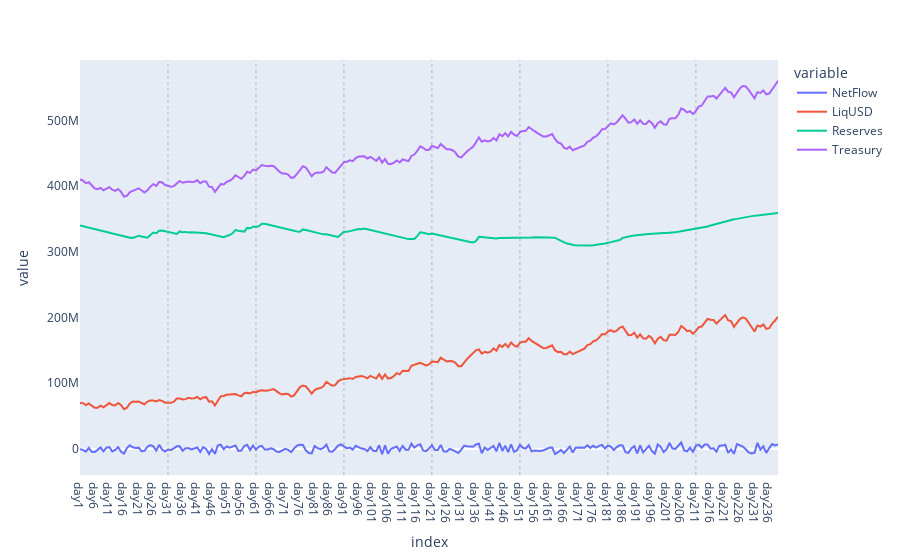
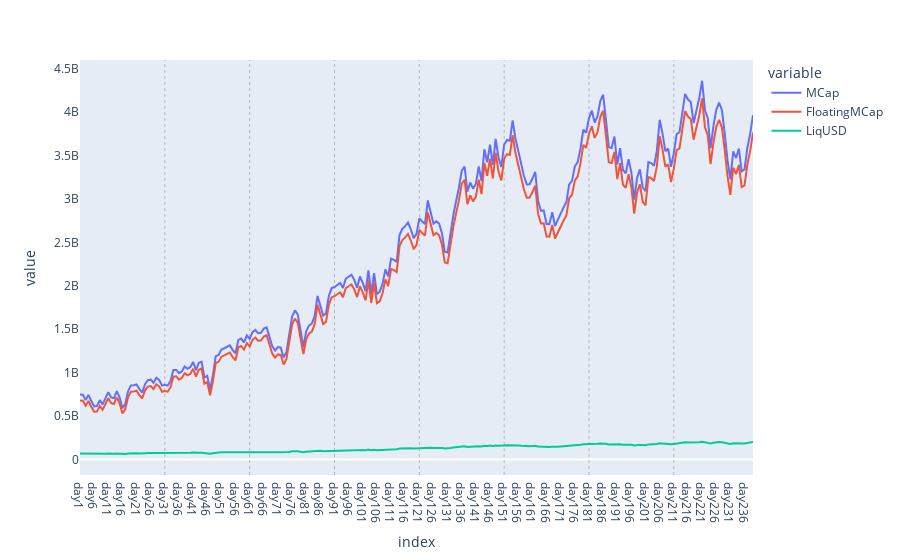
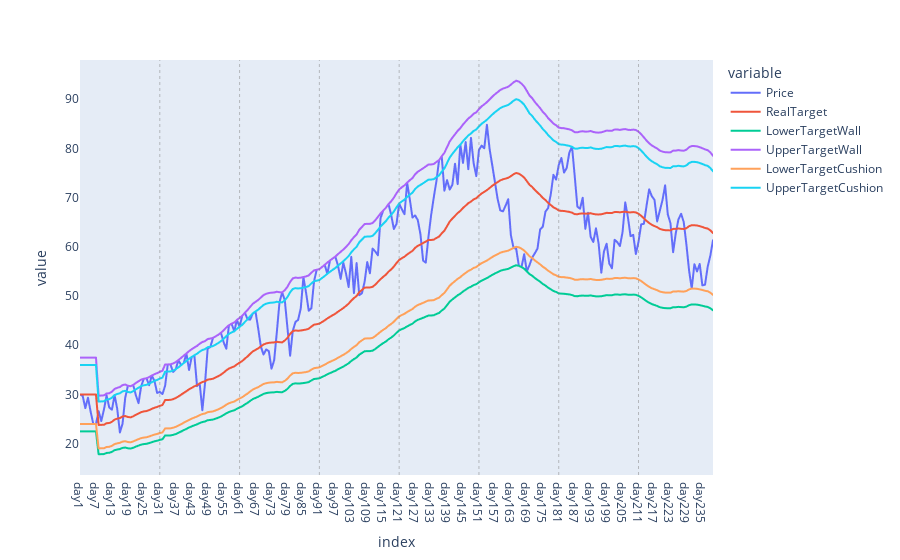
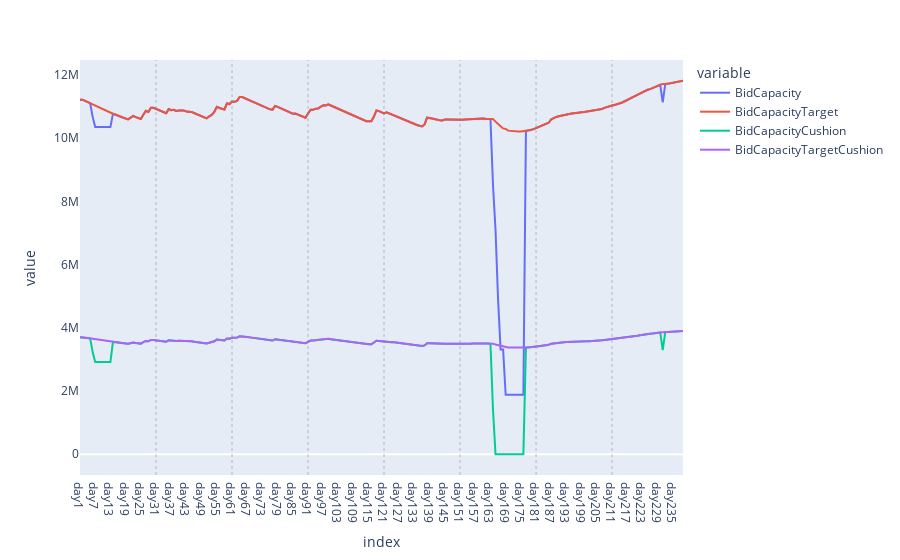

The cell these charts' notebook holds for them, in order:
### Code cell
# Plot multivariable charts

fig = df[['NetFlow', 'LiqUSD', 'Reserves', 'Treasury']].plot()
fig.layout.update(xaxis=dict(showgrid=False), yaxis=dict(showgrid=False))
for i in range (params.short_cycle, params.horizon, params.short_cycle):
    fig.add_vline(x=i, line_width=0.5, line_dash="dot", line_color="grey")
fig.show()


fig1 = df[['MCap','FloatingMCap', 'LiqUSD']].plot()
fig1.layout.update(xaxis=dict(showgrid=False), yaxis=dict(showgrid=False))
for i in range (params.short_cycle, params.horizon, params.short_cycle):
    fig1.add_vline(x=i, line_width=0.5, line_dash="dot", line_color="grey")
fig1.show()


fig2 = df[['Price','RealTarget', 'LowerTargetWall', 'UpperTargetWall', 'LowerTargetCushion', 'UpperTargetCushion']].plot()
fig2.layout.update(xaxis=dict(showgrid=False), yaxis=dict(showgrid=False))
for i in range (params.short_cycle, params.horizon, params.short_cycle):
    fig2.add_vline(x=i, line_width=0.5, line_dash="dot", line_color="grey")
fig2.show()


fig3 = guidance_df[['BidCapacity', 'BidCapacityTarget', 'BidCapacityCushion', 'BidCapacityTargetCushion']].plot()
fig3.layout.update(xaxis=dict(showgrid=False), yaxis=dict(showgrid=False))
for i in range (params.short_cycle, params.horizon, params.short_cycle):
    fig3.add_vline(x=i, line_width=0.5, line_dash="dot", line_color="grey")
fig3.show()

fig3b = guidance_df[['BidCount']].plot()
fig3b.layout.update(xaxis=dict(showgrid=False), yaxis=dict(showgrid=False))
for i in range (params.short_cycle, params.horizon, params.short_cycle):
    fig3b.add_vline(x=i, line_width=0.5, line_dash="dot", line_color="grey")
    fig3b.add_hline(y=params.min_counter_reinstate, line_width=0.5, line_dash="dash", line_color="grey")
fig3b.show()

fig2.show()
fig4 = guidance_df[['AskCapacity', 'AskCapacityTarget', 'AskCapacityCushion', 'AskCapacityTargetCushion']].plot()
fig4.layout.update(xaxis=dict(showgrid=False), yaxis=dict(showgrid=False))
for i in range (params.short_cycle, params.horizon, params.short_cycle):
    fig4.add_vline(x=i, line_width=0.5, line_dash="dot", line_color="grey")
fig4.show()

fig4b = guidance_df[['AskCount']].plot()
fig4b.layout.update(xaxis=dict(showgrid=False), yaxis=dict(showgrid=False))
for i in range (params.short_cycle, params.horizon, params.short_cycle):
    fig4b.add_vline(x=i, line_width=0.5, line_dash="dot", line_color="grey")
    fig4b.add_hline(y=params.min_counter_reinstate, line_width=0.5, line_dash="dash", line_color="grey")
fig4b.show()

fig5 = market_df[['MarketDemand', 'MarketSupply']].plot()
fig5.layout.update(xaxis=dict(showgrid=False), yaxis=dict(showgrid=False))
for i in range (params.short_cycle, params.horizon, params.short_cycle):
    fig5.add_vline(x=i, line_width=0.5, line_dash="dot", line_color="grey")
fig5.show()

### Figure 1 — Plotly figure (JSON) as saved in the notebook; plotly's stock layout.template omitted (floating-point values rounded to 4 significant figures; data arrays with more than 128 entries replaced by an {"elided": "..."} marker saying what was removed)
{"data": [{"hovertemplate": "variable=NetFlow<br>index=%{x}<br>value=%{y}<extra></extra>", "legendgroup": "NetFlow", "line": {"color": "#636efa", "dash": "solid"}, "marker": {"symbol": "circle"}, "mode": "lines", "name": "NetFlow", "orientation": "v", "showlegend": true, "type": "scatter", "x": {"elided": "239 str values"}, "xaxis": "x", "y": {"elided": "239 float values"}, "yaxis": "y"}, {"hovertemplate": "variable=LiqUSD<br>index=%{x}<br>value=%{y}<extra></extra>", "legendgroup": "LiqUSD", "line": {"color": "#EF553B", "dash": "solid"}, "marker": {"symbol": "circle"}, "mode": "lines", "name": "LiqUSD", "orientation": "v", "showlegend": true, "type": "scatter", "x": {"elided": "239 str values"}, "xaxis": "x", "y": {"elided": "239 float values"}, "yaxis": "y"}, {"hovertemplate": "variable=Reserves<br>index=%{x}<br>value=%{y}<extra></extra>", "legendgroup": "Reserves", "line": {"color": "#00cc96", "dash": "solid"}, "marker": {"symbol": "circle"}, "mode": "lines", "name": "Reserves", "orientation": "v", "showlegend": true, "type": "scatter", "x": {"elided": "239 str values"}, "xaxis": "x", "y": {"elided": "239 float values"}, "yaxis": "y"}, {"hovertemplate": "variable=Treasury<br>index=%{x}<br>value=%{y}<extra></extra>", "legendgroup": "Treasury", "line": {"color": "#ab63fa", "dash": "solid"}, "marker": {"symbol": "circle"}, "mode": "lines", "name": "Treasury", "orientation": "v", "showlegend": true, "type": "scatter", "x": {"elided": "239 str values"}, "xaxis": "x", "y": {"elided": "239 float values"}, "yaxis": "y"}], "layout": {"legend": {"title": {"text": "variable"}, "tracegroupgap": 0}, "margin": {"t": 60}, "shapes": [{"line": {"color": "grey", "dash": "dot", "width": 0.5}, "type": "line", "x0": 30, "x1": 30, "xref": "x", "y0": 0, "y1": 1, "yref": "y domain"}, {"line": {"color": "grey", "dash": "dot", "width": 0.5}, "type": "line", "x0": 60, "x1": 60, "xref": "x", "y0": 0, "y1": 1, "yref": "y domain"}, {"line": {"color": "grey", "dash": "dot", "width": 0.5}, "type": "line", "x0": 90, "x1": 90, "xref": "x", "y0": 0, "y1": 1, "yref": "y domain"}, {"line": {"color": "grey", "dash": "dot", "width": 0.5}, "type": "line", "x0": 120, "x1": 120, "xref": "x", "y0": 0, "y1": 1, "yref": "y domain"}, {"line": {"color": "grey", "dash": "dot", "width": 0.5}, "type": "line", "x0": 150, "x1": 150, "xref": "x", "y0": 0, "y1": 1, "yref": "y domain"}, {"line": {"color": "grey", "dash": "dot", "width": 0.5}, "type": "line", "x0": 180, "x1": 180, "xref": "x", "y0": 0, "y1": 1, "yref": "y domain"}, {"line": {"color": "grey", "dash": "dot", "width": 0.5}, "type": "line", "x0": 210, "x1": 210, "xref": "x", "y0": 0, "y1": 1, "yref": "y domain"}], "xaxis": {"anchor": "y", "domain": [0, 1], "showgrid": false, "title": {"text": "index"}}, "yaxis": {"anchor": "x", "domain": [0, 1], "showgrid": false, "title": {"text": "value"}}}}

### Figure 2 — Plotly figure (JSON) as saved in the notebook; plotly's stock layout.template omitted (floating-point values rounded to 4 significant figures; data arrays with more than 128 entries replaced by an {"elided": "..."} marker saying what was removed)
{"data": [{"hovertemplate": "variable=MCap<br>index=%{x}<br>value=%{y}<extra></extra>", "legendgroup": "MCap", "line": {"color": "#636efa", "dash": "solid"}, "marker": {"symbol": "circle"}, "mode": "lines", "name": "MCap", "orientation": "v", "showlegend": true, "type": "scatter", "x": {"elided": "239 str values"}, "xaxis": "x", "y": {"elided": "239 float values"}, "yaxis": "y"}, {"hovertemplate": "variable=FloatingMCap<br>index=%{x}<br>value=%{y}<extra></extra>", "legendgroup": "FloatingMCap", "line": {"color": "#EF553B", "dash": "solid"}, "marker": {"symbol": "circle"}, "mode": "lines", "name": "FloatingMCap", "orientation": "v", "showlegend": true, "type": "scatter", "x": {"elided": "239 str values"}, "xaxis": "x", "y": {"elided": "239 float values"}, "yaxis": "y"}, {"hovertemplate": "variable=LiqUSD<br>index=%{x}<br>value=%{y}<extra></extra>", "legendgroup": "LiqUSD", "line": {"color": "#00cc96", "dash": "solid"}, "marker": {"symbol": "circle"}, "mode": "lines", "name": "LiqUSD", "orientation": "v", "showlegend": true, "type": "scatter", "x": {"elided": "239 str values"}, "xaxis": "x", "y": {"elided": "239 float values"}, "yaxis": "y"}], "layout": {"legend": {"title": {"text": "variable"}, "tracegroupgap": 0}, "margin": {"t": 60}, "shapes": [{"line": {"color": "grey", "dash": "dot", "width": 0.5}, "type": "line", "x0": 30, "x1": 30, "xref": "x", "y0": 0, "y1": 1, "yref": "y domain"}, {"line": {"color": "grey", "dash": "dot", "width": 0.5}, "type": "line", "x0": 60, "x1": 60, "xref": "x", "y0": 0, "y1": 1, "yref": "y domain"}, {"line": {"color": "grey", "dash": "dot", "width": 0.5}, "type": "line", "x0": 90, "x1": 90, "xref": "x", "y0": 0, "y1": 1, "yref": "y domain"}, {"line": {"color": "grey", "dash": "dot", "width": 0.5}, "type": "line", "x0": 120, "x1": 120, "xref": "x", "y0": 0, "y1": 1, "yref": "y domain"}, {"line": {"color": "grey", "dash": "dot", "width": 0.5}, "type": "line", "x0": 150, "x1": 150, "xref": "x", "y0": 0, "y1": 1, "yref": "y domain"}, {"line": {"color": "grey", "dash": "dot", "width": 0.5}, "type": "line", "x0": 180, "x1": 180, "xref": "x", "y0": 0, "y1": 1, "yref": "y domain"}, {"line": {"color": "grey", "dash": "dot", "width": 0.5}, "type": "line", "x0": 210, "x1": 210, "xref": "x", "y0": 0, "y1": 1, "yref": "y domain"}], "xaxis": {"anchor": "y", "domain": [0, 1], "showgrid": false, "title": {"text": "index"}}, "yaxis": {"anchor": "x", "domain": [0, 1], "showgrid": false, "title": {"text": "value"}}}}

### Figure 3 — Plotly figure (JSON) as saved in the notebook; plotly's stock layout.template omitted (floating-point values rounded to 4 significant figures; data arrays with more than 128 entries replaced by an {"elided": "..."} marker saying what was removed)
{"data": [{"hovertemplate": "variable=Price<br>index=%{x}<br>value=%{y}<extra></extra>", "legendgroup": "Price", "line": {"color": "#636efa", "dash": "solid"}, "marker": {"symbol": "circle"}, "mode": "lines", "name": "Price", "showlegend": true, "type": "scattergl", "x": {"elided": "239 str values"}, "xaxis": "x", "y": {"elided": "239 float values"}, "yaxis": "y"}, {"hovertemplate": "variable=RealTarget<br>index=%{x}<br>value=%{y}<extra></extra>", "legendgroup": "RealTarget", "line": {"color": "#EF553B", "dash": "solid"}, "marker": {"symbol": "circle"}, "mode": "lines", "name": "RealTarget", "showlegend": true, "type": "scattergl", "x": {"elided": "239 str values"}, "xaxis": "x", "y": {"elided": "239 float values"}, "yaxis": "y"}, {"hovertemplate": "variable=LowerTargetWall<br>index=%{x}<br>value=%{y}<extra></extra>", "legendgroup": "LowerTargetWall", "line": {"color": "#00cc96", "dash": "solid"}, "marker": {"symbol": "circle"}, "mode": "lines", "name": "LowerTargetWall", "showlegend": true, "type": "scattergl", "x": {"elided": "239 str values"}, "xaxis": "x", "y": {"elided": "239 float values"}, "yaxis": "y"}, {"hovertemplate": "variable=UpperTargetWall<br>index=%{x}<br>value=%{y}<extra></extra>", "legendgroup": "UpperTargetWall", "line": {"color": "#ab63fa", "dash": "solid"}, "marker": {"symbol": "circle"}, "mode": "lines", "name": "UpperTargetWall", "showlegend": true, "type": "scattergl", "x": {"elided": "239 str values"}, "xaxis": "x", "y": {"elided": "239 float values"}, "yaxis": "y"}, {"hovertemplate": "variable=LowerTargetCushion<br>index=%{x}<br>value=%{y}<extra></extra>", "legendgroup": "LowerTargetCushion", "line": {"color": "#FFA15A", "dash": "solid"}, "marker": {"symbol": "circle"}, "mode": "lines", "name": "LowerTargetCushion", "showlegend": true, "type": "scattergl", "x": {"elided": "239 str values"}, "xaxis": "x", "y": {"elided": "239 float values"}, "yaxis": "y"}, {"hovertemplate": "variable=UpperTargetCushion<br>index=%{x}<br>value=%{y}<extra></extra>", "legendgroup": "UpperTargetCushion", "line": {"color": "#19d3f3", "dash": "solid"}, "marker": {"symbol": "circle"}, "mode": "lines", "name": "UpperTargetCushion", "showlegend": true, "type": "scattergl", "x": {"elided": "239 str values"}, "xaxis": "x", "y": {"elided": "239 float values"}, "yaxis": "y"}], "layout": {"legend": {"title": {"text": "variable"}, "tracegroupgap": 0}, "margin": {"t": 60}, "shapes": [{"line": {"color": "grey", "dash": "dot", "width": 0.5}, "type": "line", "x0": 30, "x1": 30, "xref": "x", "y0": 0, "y1": 1, "yref": "y domain"}, {"line": {"color": "grey", "dash": "dot", "width": 0.5}, "type": "line", "x0": 60, "x1": 60, "xref": "x", "y0": 0, "y1": 1, "yref": "y domain"}, {"line": {"color": "grey", "dash": "dot", "width": 0.5}, "type": "line", "x0": 90, "x1": 90, "xref": "x", "y0": 0, "y1": 1, "yref": "y domain"}, {"line": {"color": "grey", "dash": "dot", "width": 0.5}, "type": "line", "x0": 120, "x1": 120, "xref": "x", "y0": 0, "y1": 1, "yref": "y domain"}, {"line": {"color": "grey", "dash": "dot", "width": 0.5}, "type": "line", "x0": 150, "x1": 150, "xref": "x", "y0": 0, "y1": 1, "yref": "y domain"}, {"line": {"color": "grey", "dash": "dot", "width": 0.5}, "type": "line", "x0": 180, "x1": 180, "xref": "x", "y0": 0, "y1": 1, "yref": "y domain"}, {"line": {"color": "grey", "dash": "dot", "width": 0.5}, "type": "line", "x0": 210, "x1": 210, "xref": "x", "y0": 0, "y1": 1, "yref": "y domain"}], "xaxis": {"anchor": "y", "domain": [0, 1], "showgrid": false, "title": {"text": "index"}}, "yaxis": {"anchor": "x", "domain": [0, 1], "showgrid": false, "title": {"text": "value"}}}}

### Figure 4 — Plotly figure (JSON) as saved in the notebook; plotly's stock layout.template omitted (floating-point values rounded to 4 significant figures; data arrays with more than 128 entries replaced by an {"elided": "..."} marker saying what was removed)
{"data": [{"hovertemplate": "variable=BidCapacity<br>index=%{x}<br>value=%{y}<extra></extra>", "legendgroup": "BidCapacity", "line": {"color": "#636efa", "dash": "solid"}, "marker": {"symbol": "circle"}, "mode": "lines", "name": "BidCapacity", "orientation": "v", "showlegend": true, "type": "scatter", "x": {"elided": "239 str values"}, "xaxis": "x", "y": {"elided": "239 float values"}, "yaxis": "y"}, {"hovertemplate": "variable=BidCapacityTarget<br>index=%{x}<br>value=%{y}<extra></extra>", "legendgroup": "BidCapacityTarget", "line": {"color": "#EF553B", "dash": "solid"}, "marker": {"symbol": "circle"}, "mode": "lines", "name": "BidCapacityTarget", "orientation": "v", "showlegend": true, "type": "scatter", "x": {"elided": "239 str values"}, "xaxis": "x", "y": {"elided": "239 float values"}, "yaxis": "y"}, {"hovertemplate": "variable=BidCapacityCushion<br>index=%{x}<br>value=%{y}<extra></extra>", "legendgroup": "BidCapacityCushion", "line": {"color": "#00cc96", "dash": "solid"}, "marker": {"symbol": "circle"}, "mode": "lines", "name": "BidCapacityCushion", "orientation": "v", "showlegend": true, "type": "scatter", "x": {"elided": "239 str values"}, "xaxis": "x", "y": {"elided": "239 float values"}, "yaxis": "y"}, {"hovertemplate": "variable=BidCapacityTargetCushion<br>index=%{x}<br>value=%{y}<extra></extra>", "legendgroup": "BidCapacityTargetCushion", "line": {"color": "#ab63fa", "dash": "solid"}, "marker": {"symbol": "circle"}, "mode": "lines", "name": "BidCapacityTargetCushion", "orientation": "v", "showlegend": true, "type": "scatter", "x": {"elided": "239 str values"}, "xaxis": "x", "y": {"elided": "239 float values"}, "yaxis": "y"}], "layout": {"legend": {"title": {"text": "variable"}, "tracegroupgap": 0}, "margin": {"t": 60}, "shapes": [{"line": {"color": "grey", "dash": "dot", "width": 0.5}, "type": "line", "x0": 30, "x1": 30, "xref": "x", "y0": 0, "y1": 1, "yref": "y domain"}, {"line": {"color": "grey", "dash": "dot", "width": 0.5}, "type": "line", "x0": 60, "x1": 60, "xref": "x", "y0": 0, "y1": 1, "yref": "y domain"}, {"line": {"color": "grey", "dash": "dot", "width": 0.5}, "type": "line", "x0": 90, "x1": 90, "xref": "x", "y0": 0, "y1": 1, "yref": "y domain"}, {"line": {"color": "grey", "dash": "dot", "width": 0.5}, "type": "line", "x0": 120, "x1": 120, "xref": "x", "y0": 0, "y1": 1, "yref": "y domain"}, {"line": {"color": "grey", "dash": "dot", "width": 0.5}, "type": "line", "x0": 150, "x1": 150, "xref": "x", "y0": 0, "y1": 1, "yref": "y domain"}, {"line": {"color": "grey", "dash": "dot", "width": 0.5}, "type": "line", "x0": 180, "x1": 180, "xref": "x", "y0": 0, "y1": 1, "yref": "y domain"}, {"line": {"color": "grey", "dash": "dot", "width": 0.5}, "type": "line", "x0": 210, "x1": 210, "xref": "x", "y0": 0, "y1": 1, "yref": "y domain"}], "xaxis": {"anchor": "y", "domain": [0, 1], "showgrid": false, "title": {"text": "index"}}, "yaxis": {"anchor": "x", "domain": [0, 1], "showgrid": false, "title": {"text": "value"}}}}
